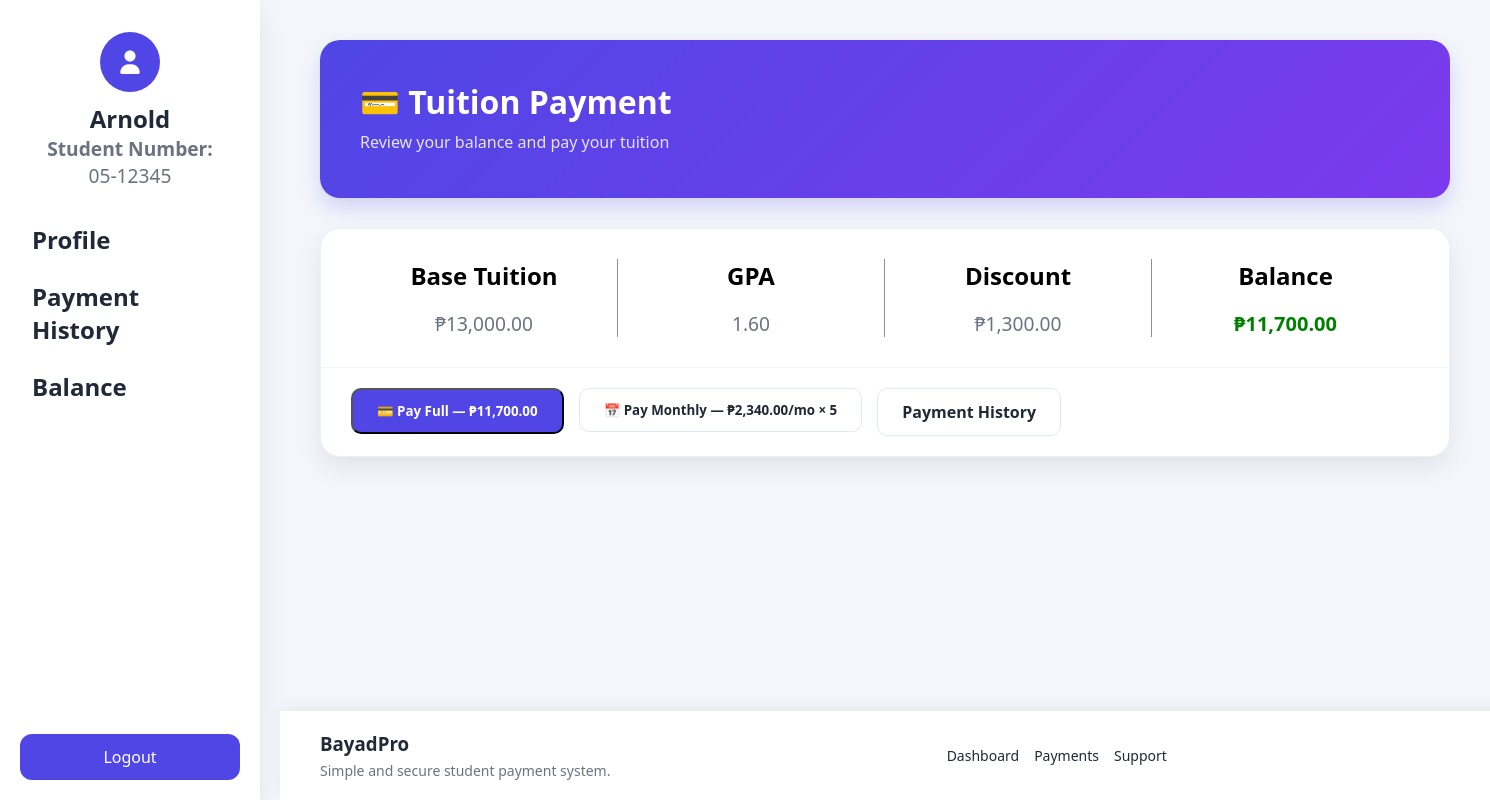
/app/views/client/balance.php (signed in), run on the app's committed database.
### tables this page shows
CREATE TABLE `student_list` (
  `id` int(11) NOT NULL,
  `first_name` varchar(255) NOT NULL,
  `last_name` varchar(255) NOT NULL,
  `student_number` varchar(16) NOT NULL,
  `education_level` varchar(50) DEFAULT NULL,
  `program` varchar(50) DEFAULT NULL,
  `year_level` varchar(50) DEFAULT NULL,
  `email` varchar(255) NOT NULL,
  `contact_number` varchar(15) NOT NULL,
  `status` enum('graduated','active','inactive','dropped') NOT NULL,
  `registered_at` timestamp NOT NULL DEFAULT current_timestamp(),
  `updated_at` timestamp NOT NULL DEFAULT current_timestamp() ON UPDATE current_timestamp()
);

CREATE TABLE `student_gpa` (
  `id` int(11) NOT NULL,
  `student_id` int(11) NOT NULL,
  `gpa` decimal(3,2) NOT NULL,
  `semester` varchar(20) NOT NULL,
  `school_year` varchar(20) NOT NULL,
  `created_at` timestamp NOT NULL DEFAULT current_timestamp()
);

### app/model/tuition.php (called while the page is built, shortened)
<?php
function calculateTuition($conn, $student_id, $semester, $school_year) {
    $sql = "SELECT education_level, program, year_level
            FROM student_list WHERE id = ?";
    $stmt = $conn->prepare($sql);
    $stmt->bind_param("i", $student_id);
    $stmt->execute();
    $student = $stmt->get_result()->fetch_assoc();
    $sql = "SELECT gpa FROM student_gpa
            WHERE student_id = ? ORDER BY id DESC LIMIT 1";
    $stmt = $conn->prepare($sql);
    $stmt->bind_param("i", $student_id);
    $stmt->execute();
    $gpaRow = $stmt->get_result()->fetch_assoc();
    $gpa = $gpaRow ? $gpaRow['gpa'] : 0;
    $tuition = 0;
    if ($student['education_level'] == "college") {
        switch ($student['program']) {
            case "ACT":   $tuition = 13000; break;
        }
    } else {
        $tuition = 1000;
    }
    $discountRate = 0;
    if ($gpa <= 1.25)      $discountRate = 0.50;
    elseif ($gpa <= 1.50)  $discountRate = 0.30;
    elseif ($gpa <= 2.00)  $discountRate = 0.10;
    $discountAmount = $tuition * $discountRate;
    $finalTuition   = $tuition - $discountAmount;
    $sql = "SELECT id FROM student_tuition
            WHERE student_id = ? AND semester = ? AND school_year = ?
            LIMIT 1";
    $stmt = $conn->prepare($sql);
    $stmt->bind_param("iss", $student_id, $semester, $school_year);
    $stmt->execute();
    $existing = $stmt->get_result()->fetch_assoc();
    if (!$existing) {
        $sql = "INSERT INTO student_tuition
                (student_id, semester, school_year, base_tuition, discount_amount, final_tuition)
                VALUES (?, ?, ?, ?, ?, ?)";
        $stmt = $conn->prepare($sql);
    }
    return [
        "base"     => $tuition,
        "discount" => $discountAmount,
        "final"    => $finalTuition
    ];
}
?>

### app/views/client/balance.php (the view, shortened to what this page needs)
<?php
require_once(ROOT_PATH . "config/db.php");
require_once(ROOT_PATH . "app/model/tuition.php");
$student_id = $_SESSION['id'];
$sql = "SELECT gpa FROM student_gpa WHERE student_id = ? ORDER BY id DESC LIMIT 1";
$stmt = $conn->prepare($sql);
$stmt->bind_param("i", $student_id);
$stmt->execute();
$gpaRow = $stmt->get_result()->fetch_assoc();
$gpa = $gpaRow['gpa'] ?? 0;
$result   = calculateTuition($conn, $student_id, "1st Sem", "2026-2027");
$base     = $result['base'];
$discount = $result['discount'];
$balance  = $result['final'];
$alreadyPaid = false;
$installments          = [];
$nextUnpaidInstallment = null;
$allInstallmentsPaid   = false;
?>
<?php include(ROOT_PATH . "utils/nav.php"); ?>
<div class="index">
    <div class="header-banner">
        <h1>💳 Tuition Payment</h1>
        <p>Review your balance and pay your tuition</p>
    </div>
    <div class="profile-card">
        <div class="profile-info-grid">
            <div class="info-item">
                <span class="label">Base Tuition</span>
                <div class="value">₱<?= number_format($base, 2) ?></div>
            </div>
            <div class="info-item">
                <span class="label">GPA</span>
                <div class="value"><?= $gpa ?></div>
            </div>
            <div class="info-item">
                <span class="label">Discount</span>
                <div class="value">₱<?= number_format($discount, 2) ?></div>
            </div>
            <div class="info-item">
                <span class="label">Balance</span>
                <div class="value" style="font-size:20px;font-weight:bold;color:green;">
                    ₱<?= number_format($balance, 2) ?>
                </div>
            </div>
        </div>
        <?php if ($alreadyPaid || $allInstallmentsPaid): ?>
            <div class="card-footer-actions">
                <span class="btn btn-primary" style="background:gray;cursor:default;">
                    ✅ Fully Paid
                </span>
                <a href="<?= BASE_URL ?>app/views/client/payment_history.php" class="btn btn-outline">
                    Payment History
                </a>
            </div>
        <?php else: ?>
            <div class="card-footer-actions">
                <form action="<?= BASE_URL ?>app/views/client/gcash.php" method="POST">
                    <button type="submit" class="btn btn-primary">
                        💳 Pay Full — ₱<?= number_format($balance, 2) ?>
                    </button>
                </form>
                <form action="<?= BASE_URL ?>app/controllers/setup_installments.php" method="POST">
                    <button type="submit" class="btn btn-outline">
                        📅 Pay Monthly — ₱<?= number_format($balance / 5, 2) ?>/mo × 5
                    </button>
                </form>
                <a href="<?= BASE_URL ?>app/views/client/payment_history.php" class="btn btn-outline">
                    Payment History
                </a>
            </div>
        <?php endif; ?>
    </div>
</div>
<?php include(ROOT_PATH . "utils/footer.php"); ?>

### utils/nav.php (shortened to what this page needs)
<?php
    require_once(ROOT_PATH . "config/db.php");
    $student_id = $_SESSION['id'];
    $sql = "SELECT * FROM student_list WHERE id = ?";
    $stmt = $conn->prepare($sql);
    $stmt->bind_param("i", $student_id);
    $stmt->execute();
    $student = $stmt->get_result()->fetch_assoc();
?>
<!DOCTYPE html>
<html lang="en">
<head>
    <link rel="stylesheet" href="https://cdnjs.cloudflare.com/ajax/libs/font-awesome/7.0.1/css/all.min.css">
    <link rel="stylesheet" href="<?= BASE_URL ?>public/asset/css/style.css">
</head>
<body>
<div class="container">
    <div class="profile">
        <span class="profile-img"><i class="fa-solid fa-user"></i></span>
        <span class="username"><?php echo $student['first_name']; ?></span>
        <span class="student_number"><p><b>Student Number:</b></p><?php echo $student['student_number']; ?></span>
    </div>
    <div class="nav-menu">
        <a href="<?= BASE_URL ?>index.php">Profile</a>
        <a href="<?= BASE_URL ?>app/views/client/payment_history.php">Payment History</a>
        <a href="<?= BASE_URL ?>app/views/client/balance.php">Balance</a>
    </div>
    <div class="action-btn">
        <a href="<?= BASE_URL ?>app/controllers/logout.php">Logout</a>
    </div>
</div>
</body>
</html>

### public/asset/css/style.css (style rules this page uses)
:root { --primary: #4f46e5; --primary-dark: #3730a3; --bg: #f4f6fb; --card: #ffffff; --text: #1f2937; --muted: #6b7280; --radius: 12px; --shadow: 0 10px 25px rgba(0,0,0,0.08); }
* { margin: 0; padding: 0; box-sizing: border-box; font-family: "Segoe UI", sans-serif; text-decoration: none; }
body { background: var(--bg); color: var(--text); display: flex; flex-direction: column; min-height: 100vh; overflow: hidden; }
.container { width: 260px; height: 100vh; background: var(--card); box-shadow: var(--shadow); position: fixed; left: 0; top: 0; padding: 20px; display: flex; flex-direction: column; gap: 10px; z-index: 1000; }
.profile { text-align: center; margin: 12px 0; }
.profile-img i { display: inline-block; width: 60px; height: 60px; background: var(--primary); color: white; border-radius: 50%; line-height: 60px; font-size: 24px; margin-bottom: 10px; }
.username { display: block; font-size: 1.5rem; font-weight: bold; }
.student_number { font-size: 1.2rem; color: var(--muted); }
.nav-menu { display: flex; flex-direction: column; }
.nav-menu a { text-decoration: none; color: var(--text); padding: 12px; border-radius: var(--radius); transition: 0.3s; font-size: 1.5rem; font-weight: bold; }
.action-btn { margin-top: auto; }
.action-btn a { display: block; text-align: center; padding: 12px; background: var(--primary); color: white; border-radius: var(--radius); text-decoration: none; transition: 0.3s; }
.index { margin-left: 280px; padding: 40px; flex: 1; }
.index h1 { font-size: 28px; margin-bottom: 10px; }
.index p { color: var(--muted); margin-bottom: 5px; }
.header-banner { background: linear-gradient(135deg, #4f46e5 0%, #7c3aed 100%); padding: 40px; border-radius: 20px; color: white; margin-bottom: 30px; box-shadow: 0 10px 20px rgba(79, 70, 229, 0.2); }
.header-banner h1 { font-size: 2rem; margin-bottom: 8px; color: white; }
.header-banner p { color: rgba(255, 255, 255, 0.85); font-size: 1rem; }
.profile-card { background: var(--card); padding: 0; border-radius: 20px; box-shadow: var(--shadow); border: 1px solid #eef0f7; overflow: hidden; height: fit-content; }
.profile-info-grid { display: grid; grid-template-columns: repeat(4, 1fr); padding: 30px; background: #ffffff; }
.info-item { padding: 0 15px; border-right: 1px solid #8e9092; text-align: center; }
.info-item .label { font-size: 1.5rem; font-weight: bold; color: #000000; }
.info-item .value { margin-top: 1.1rem; font-size: 1.2rem; color: var(--muted); }
.info-item:last-child { border-right: none; }
.card-footer-actions { padding: 20px 30px; display: flex; gap: 15px; border-top: 1px solid #f1f5f9; }
.btn-primary { background: var(--primary); color: white; padding: 12px 24px; border-radius: 10px; font-weight: 600; transition: 0.3s; text-align: center; }
.btn-outline { background: transparent; color: var(--text); border: 1px solid #e2e8f0; padding: 12px 24px; border-radius: 10px; font-weight: 600; transition: 0.3s; }

### data on the page
student_list: first_name "Arnold", student_number "05-12345", program.gpa "13,000.00", program.gpa "1,300.00", program.gpa "11,700.00", $balance/5 "2,340.00"
student_gpa: gpa "1.60"
